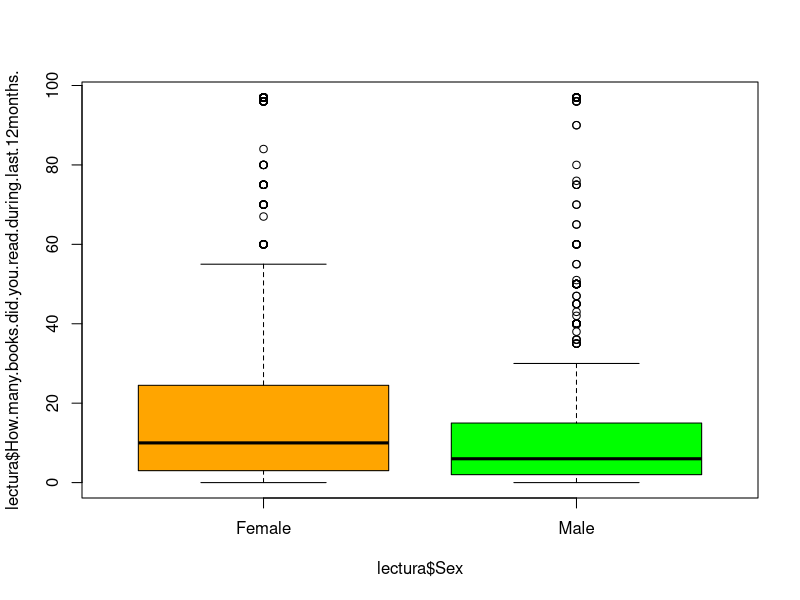
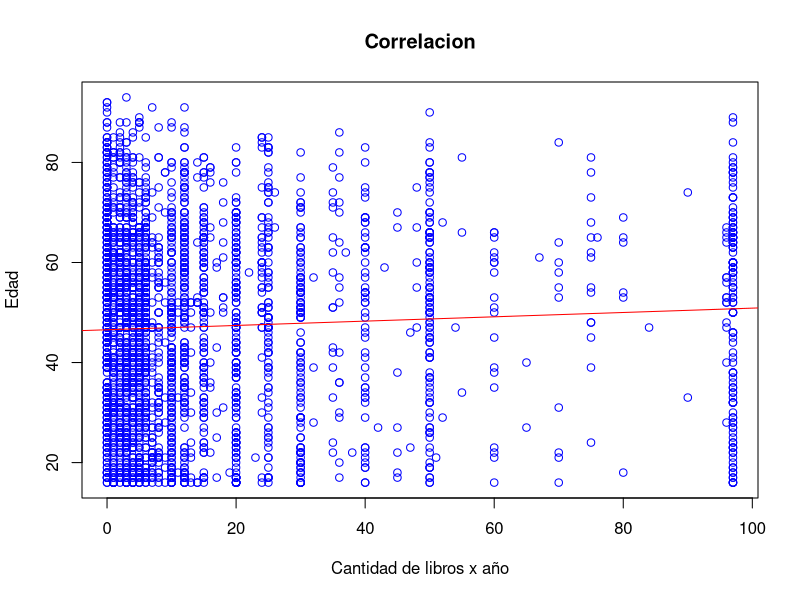
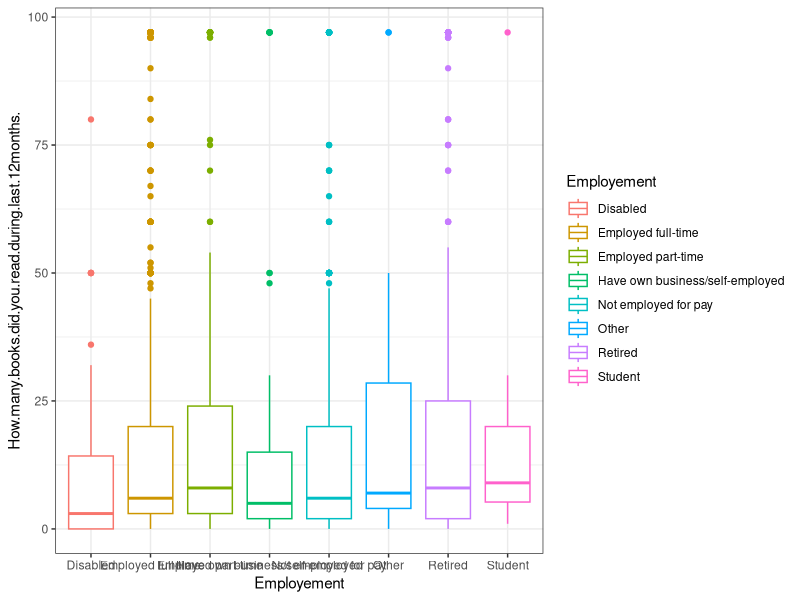

R code for these plots, in order:
## ---- chunk 1
lectura <- read.csv("HabitoLeer.csv")
## ---- chunk 2
require(stats)
library (corrplot)
library(ggplot2)
library(dplyr)
library(tidyverse)
library(lubridate)
## ---- chunk 3
boxplot(lectura$How.many.books.did.you.read.during.last.12months. ~ lectura$Sex, col=c("orange","green"))
## ---- chunk 4
t.test(lectura$How.many.books.did.you.read.during.last.12months.~lectura$Sex, alternative = "two.sided")
## ---- chunk 5
5.147e-13 < 0.05
## ---- chunk 6
plot(lectura$How.many.books.did.you.read.during.last.12months., lectura$Age,col="blue",main="Correlacion",xlab="Cantidad de libros x año",ylab="Edad")
model <- lm(lectura$Age ~ lectura$How.many.books.did.you.read.during.last.12months.)
abline(model,col="red")
## ---- chunk 7
cor(lectura$How.many.books.did.you.read.during.last.12months., lectura$Age)
## ---- chunk 8
ggplot(data = lectura, aes(x= Employement , y= How.many.books.did.you.read.during.last.12months., color= Employement))+ geom_boxplot()+theme_bw()
